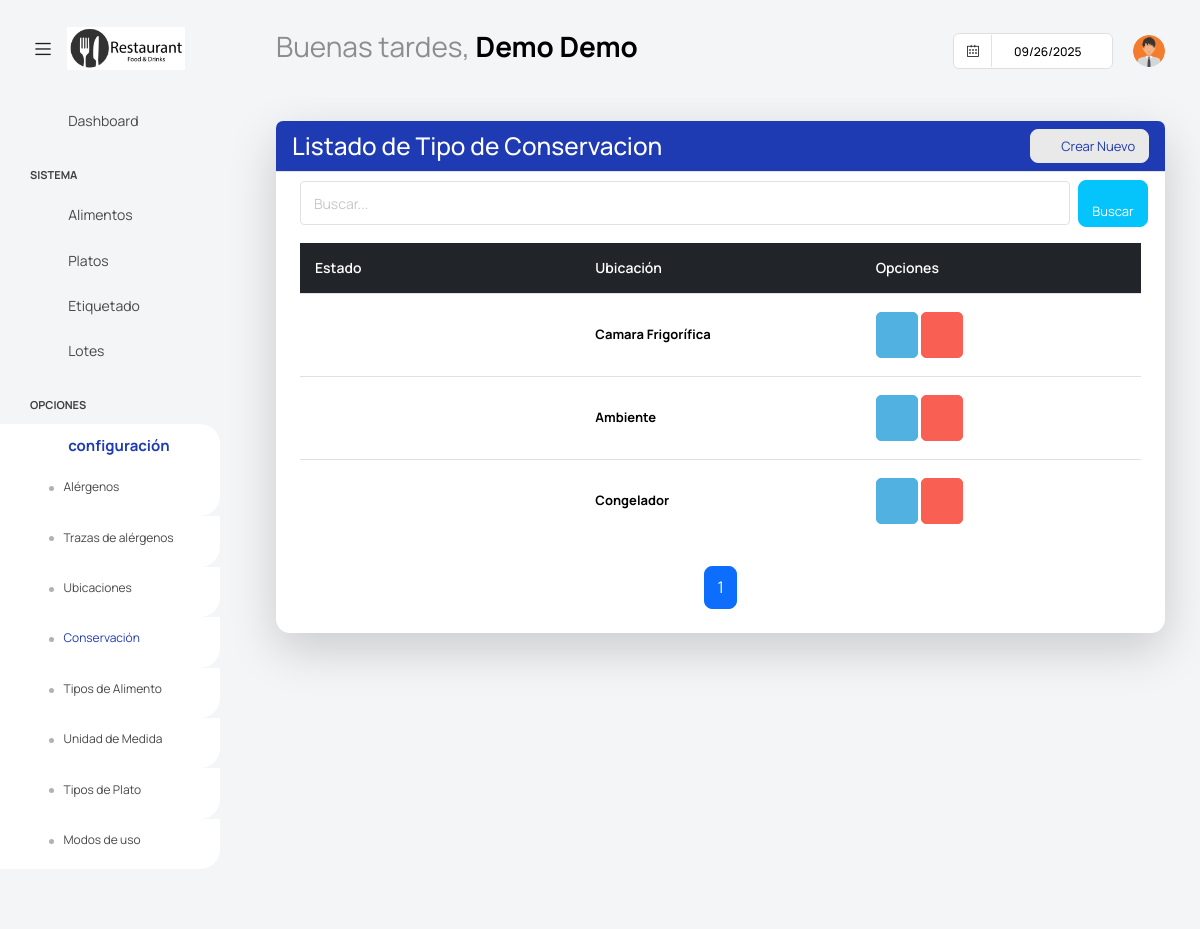
/dashuser/lista_conservaciones/ (signed in), run on the app's committed database.
### app/super/models.py (models this page shows, shortened)
class UserProfile(models.Model):
    centro = models.ForeignKey('Centros' ,on_delete=models.CASCADE, null=True, blank =True)
    user = models.OneToOneField(User, on_delete=models.CASCADE)
    username = models.CharField(max_length=100)
    password = models.CharField(max_length=100)
    nombre = models.CharField(max_length=100)
    apellidos = models.CharField(max_length=100)
    cargo = models.CharField(max_length=100, blank=True, null=True)
    imagen = models.ImageField(default='users/default.png', upload_to='users/', null=True, blank =True)
    estado =models.BooleanField(default=True)

### app/dashuser/models.py (models this page shows, shortened)
class Conservacion(ModeloBaseCentro):
    nombre = models.CharField('Nombre', max_length=100)
    estado = models. BooleanField(default=True)
    class Meta:
        verbose_name = 'Conservación'
        verbose_name_plural = 'Conservaciones'

### app/dashuser/views.py (the view)
# urls.py: path('lista_conservaciones/', ConservacionList.as_view(), name='ConservacionList'),
class ConservacionList(PaginationMixin, LoginRequiredMixin, ListView):
    model = Conservacion
    template_name = 'dashuser/listar_conservacion.html'
    context_object_name = 'conservaciones'
    paginate_by = 10  # Número de registros por página
    def get_queryset(self):
        try:
            user_profile = UserProfile.objects.filter(user=self.request.user).first()
            if user_profile and user_profile.centro:
                centro = user_profile.centro
                queryset = Conservacion.objects.filter(centro=centro).order_by('id')
                search_query = self.request.GET.get('buscar')
                if search_query:
                    queryset = queryset.filter(
                        Q(conservacion__icontains=search_query)
                    )
                return queryset
            else:
                return Conservacion.objects.none()
        except ObjectDoesNotExist:
            return Conservacion.objects.none()
    def get_context_data(self, **kwargs):
        context = super().get_context_data(**kwargs)
        context.update(datos_centro(self.request))
        if not context['conservaciones'].exists():
            context['mensaje'] = "No tiene conservaciones asociadas."
        return context

### app/core/mixins.py (called while the page is built)
    def get_context_data(self, **kwargs):
        context = super().get_context_data(**kwargs)
        page_obj = context.get('page_obj')
        if page_obj:
            current_page = page_obj.number
            total_pages = page_obj.paginator.num_pages
            window = self.pagination_window_size
            if total_pages <= (window * 2) + 1:
                context['custom_page_range'] = range(1, total_pages + 1)
            elif current_page <= window:
                context['custom_page_range'] = range(1, (window * 2) + 2)
            elif current_page >= total_pages - window:
                context['custom_page_range'] = range(total_pages - (window * 2), total_pages + 1)
            else:
                context['custom_page_range'] = range(current_page - window, current_page + window + 1)
        return context

### templates/dashuser/listar_conservacion.html (shortened to what this page needs)
{% extends "base.html" %}
{% block content %}
<div class="content-wrapper">
    <div class="card shadow-lg">
        <div class="card-header bg-primary text-white d-flex justify-content-between align-items-center">
            <h3 class="m-0">Listado de Tipo de Conservacion</h3>
            <a class="btn btn-light btn-sm text-primary rounded" onclick="abrir_modal_edicion('{% url 'dashuser:ConservacionCreate' %}')">
                <i class="fa fa-plus-circle"></i>&nbsp; Crear Nuevo
            </a>
        </div>
        <div class="card-body">
            <form method="get" class="row g-2 align-items-center">
                <div class="col-md-11">
                    <input type="text" class="form-control form-control-sm" placeholder="Buscar..." name="buscar">
                </div>
                <div class="col-md-1 d-flex justify-content">
                    <button type="submit" class="btn btn-secondary btn-sm rounded" >
                        <i class="fa fa-search"></i>&nbsp; Buscar
                    </button>
                </div>
            </form>
            {% if conservaciones %}
            <div class="table-wrapper">
                <table class="table table-hover tabla-responsive align-middle" style="table-layout: fixed;">
                    <thead class="table-dark">
                        <tr>
                            <th>Estado</th>
                            <th>Ubicación</th>
                            <th>Opciones</th>
                        </tr>
                    </thead>
                    <tbody>
                        {% for conservacion in conservaciones %}
                        <tr>
                            <td data-label="Estado">
                                {% if conservacion.estado %}
                                    <i class="fa fa-circle text-success fs-6"></i>
                                {% else %}
                                    <i class="fa fa-circle text-danger fs-6"></i>
                                {% endif %}
                            </td>
                            <td data-label="Conservación" class="fw-bold">{{ conservacion.nombre }}</td>
                            <td data-label="Opciones">
                                <a class="btn btn-info" style="--bs-btn-padding-y: 14px; --bs-btn-padding-x: 14px;" onclick="abrir_modal_edicion('{% url 'dashuser:ConservacionUpdate' conservacion.id %}')" data-toggle="tooltip" title="Editar Ubicación">
                                    <i class="fa fa-pencil"></i>
                                </a>
                                <a class="btn btn-danger" style="--bs-btn-padding-y: 14px; --bs-btn-padding-x: 14px;" onclick="abrir_modal_edicion('{% url 'dashuser:ConservacionDelete' conservacion.id %}')" data-toggle="tooltip" title="Eliminar Ubicación">
                                    <i class="fa fa-trash"></i>
                                </a>
                            </td>
                        </tr>
                        {% endfor %}
                    </tbody>
                </table>
            </div>
            {% include "core/pagination.html" %}
            {% else %}
            <div class="alert alert-warning text-center mt-3">
                <i class="fa fa-exclamation-circle"></i> No se encontraron tipos de conservación.
            </div>
            {% endif %}
        </div>
</div>
{% endblock content %}

### templates/base.html (shortened to what this page needs)
{% load static %}
<html lang="es">
<head>
  <link href={% static "vendor/feather/feather.css" %} rel="stylesheet">
  <link href={% static "vendor/mdi/css/materialdesignicons.min.css" %} rel="stylesheet">
  <link href={% static "vendor/ti-icons/css/themify-icons.css" %} rel="stylesheet">
  <link href={% static "vendor/font-awesome/css/font-awesome.min.css" %} rel="stylesheet">
  <link href={% static "vendor/typicons/typicons.css" %} rel="stylesheet">
  <link href={% static "vendor/simple-line-icons/css/simple-line-icons.css" %} rel="stylesheet">
  <link href={% static "vendor/css/vendor.bundle.base.css" %} rel="stylesheet">
  <link href={% static "vendor/bootstrap-datepicker/bootstrap-datepicker.min.css" %} rel="stylesheet">
  <link href={% static "js/select.dataTables.min.css" %} rel="stylesheet" type="text/css" >
  <link rel="stylesheet" href={% static "css/style.css" %}>
</head>
  <body class="with-welcome-text">
    <div class="container-scroller">
      <nav class="navbar default-layout col-lg-12 col-12 p-0 fixed-top d-flex align-items-top flex-row">
        <div class="text-center navbar-brand-wrapper d-flex align-items-center justify-content-start">
          <div class="me-3">
            <button class="navbar-toggler navbar-toggler align-self-center" type="button" data-bs-toggle="minimize">
              <span class="icon-menu"></span>
            </button>
          </div>
          <div>
            <a class="navbar-brand brand-logo" href="index.html">
              <img src="{{ imagen_centro_url }}" style="width:150px !important; height:auto;" alt="{{ centro.nombre }}">
            </a>
          </div>
        </div>
        <div class="navbar-menu-wrapper d-flex align-items-top">
          <ul class="navbar-nav">
            <li class="nav-item fw-semibold d-none d-lg-block ms-0">
              <h1 class="welcome-text">{{ saludo }}, <span class="text-black fw-bold">{{ nombre }} {{ apellidos }}</span></h1>
          </ul>
          <ul class="navbar-nav ms-auto">
            <li class="nav-item d-none d-lg-block">
              <div id="datepicker-popup" class="input-group date datepicker navbar-date-picker">
                <span class="input-group-addon input-group-prepend border-right">
                  <span class="icon-calendar input-group-text calendar-icon"></span>
                </span>
                <input type="text" class="form-control">
              </div>
            </li>
            <li class="nav-item dropdown d-none d-lg-block user-dropdown">
              <a class="nav-link" id="UserDropdown" href="#" data-bs-toggle="dropdown" aria-expanded="false">
                <img class="img-xs rounded-circle" src="{{ imagen_user_url }}" alt="Profile image"> </a>
            </li>
          </ul>
        </div>
      </nav>
    <div class="container-fluid page-body-wrapper">
      <nav class="sidebar sidebar-offcanvas" id="sidebar">
        <ul class="nav">
          <li class="nav-item">
            <a class="nav-link" href="{% url 'dashuser:home' %}">
              <i class="mdi mdi-grid-large menu-icon"></i>
              <span class="menu-title">Dashboard</span>
            </a>
          </li>
          <li class="nav-item nav-category">Sistema</li>
            <li class="nav-item">
              <a class="nav-link" href="{% url 'dashuser:AlimentoList' %}">
                <i class="menu-icon mdi mdi-food-variant"></i>
                <span class="menu-title">Alimentos</span>
              </a>
            </li>
            <li class="nav-item">
              <a class="nav-link" href="{% url 'platos:PlatoList' %}">
                <i class="menu-icon mdi mdi-food-turkey"></i>
                <span class="menu-title">Platos</span>
              </a>
            </li>
            <li class="nav-item">
              <a class="nav-link" data-bs-toggle="collapse" href="#etiq" aria-expanded="false" aria-controls="etiq">
                <i class="menu-icon mdi mdi-tag"></i>
                <span class="menu-title">Etiquetado</span>
                <i class="menu-arrow"></i>
              </a>
            </li>
            <li class="nav-item">
              <a class="nav-link" href="{% url 'platos:LotesResumenListView' %}">
                <i class="menu-icon mdi mdi-package-variant"></i>
                <span class="menu-title">Lotes</span>
              </a>
            </li>
          <li class="nav-item nav-category">Opciones</li>
            <li class="nav-item">
              <a class="nav-link" data-bs-toggle="collapse" href="#confi" aria-expanded="false" aria-controls="confi">
                <i class="menu-icon mdi mdi-filter"></i>
                <span class="menu-title">configuración</span>
                <i class="menu-arrow"></i>
              </a>
              <div class="collapse" id="confi">
                <ul class="nav flex-column sub-menu">
                  <li class="nav-item"> <a class="nav-link" href="{% url 'dashuser:AlergenosList' %}">Alérgenos</a></li>
                </ul>
                <ul class="nav flex-column sub-menu">
                  <li class="nav-item"> <a class="nav-link" href="{% url 'dashuser:TrazasList' %}">Trazas de alérgenos</a></li>
                </ul>
                <ul class="nav flex-column sub-menu">
                  <li class="nav-item"> <a class="nav-link" href="{% url 'dashuser:LocalizacionList' %}">Ubicaciones</a></li>
                </ul>
                <ul class="nav flex-column sub-menu">
                  <li class="nav-item"> <a class="nav-link" href="{% url 'dashuser:ConservacionList' %}">Conservación</a></li>
                </ul>
                <ul class="nav flex-column sub-menu">
                  <li class="nav-item"> <a class="nav-link" href="{% url 'dashuser:TipoAlimentoList' %}">Tipos de Alimento</a></li>
                </ul>
                <ul class="nav flex-column sub-menu">
                  <li class="nav-item"> <a class="nav-link" href="{% url 'dashuser:UnidadDeMedidaList' %}">Unidad de Medida</a></li>
                </ul>
                <ul class="nav flex-column sub-menu">
                  <li class="nav-item"> <a class="nav-link" href="{% url 'platos:TipoPlatoList' %}">Tipos de Plato</a></li>
                </ul>
                <ul class="nav flex-column sub-menu">
                  <li class="nav-item"> <a class="nav-link" href="{% url 'platos:TextoModoList' %}">Modos de uso</a></li>
                </ul>
              </div>
            </li>
        </ul>
      </nav>
      <div class="main-panel">
          {% block content %}
          {% endblock content %}
      </div>
  </div>
</body>
</html>

### data on the page
UserProfile: nombre "Demo", apellidos "Demo"
Conservacion: estado True (drawn), nombre "Camara Frigorífica"
Conservacion: estado True (drawn), nombre "Ambiente"
Conservacion: estado True (drawn), nombre "Congelador"

### other printed values
{{ saludo }} "Buenas tardes"
{{ page }} "1"
